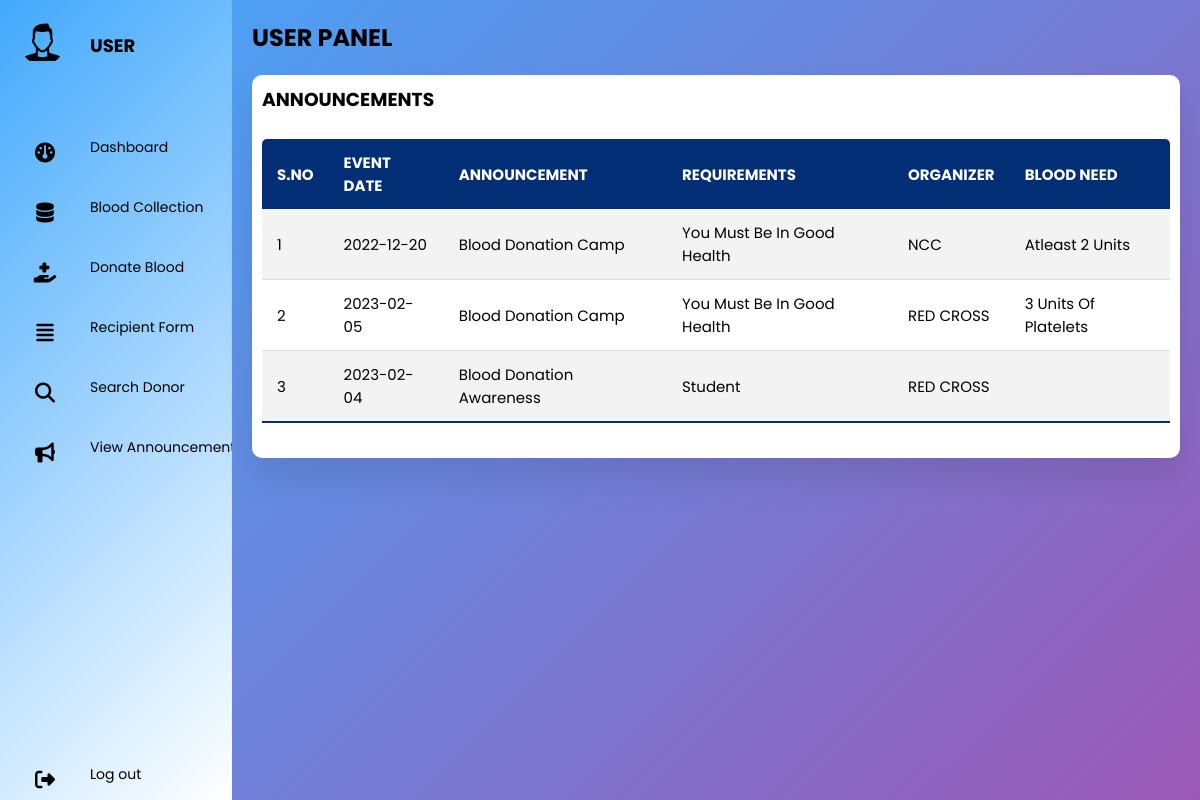
Screenshot of /user/viewannoun.php with the database file from the repository.
### tables this page shows
CREATE TABLE ANNOUNCEMENT(
  ANNOUNCE_ID INT NOT NULL,
  EVENT_DATE DATE NOT NULL,
  ANNOUNCEMENT VARCHAR(50) NOT NULL,
  REQUIREMENTS VARCHAR(75) NOT NULL,
  ORGANIZER VARCHAR(20),
  BLOOD_NEED VARCHAR(20),
  PRIMARY KEY(ANNOUNCE_ID)
);

### user/viewannoun.php (the view, shortened to what this page needs)
<?php
require_once('dbcon.php');
$query="SELECT * FROM ANNOUNCEMENT";
$result=mysqli_query($con,$query);
?>
<!DOCTYPE html>
<html lang="en">
<head>
  <link rel="stylesheet" href="usrdash.css" />
  <link rel="stylesheet" href="https://cdnjs.cloudflare.com/ajax/libs/font-awesome/5.15.4/css/all.min.css"/>
</head>
<body>
  <div class="container">
    <nav>
    <ul>
        <li><a href="#" class="logo">
          <img src="icons8-user-64.png">
          <span class="nav-item">User</span>
        </a></li>
        <li><a href="userdashboard.php">
          <i class="fas fa-solid fa-gauge"></i>
          <span class="nav-item">Dashboard</span>
        </a></li>
        <li><a href="availblood.php">
          <i class="fas fa-database"></i>
          <span class="nav-item">Blood Collection</span>
        </a></li>
        <li><a href="donateblood.php">
            <i class="fas fa-solid fa-hand-holding-medical"></i>
          <span class="nav-item">Donate Blood</span>
        </a></li>
        <li><a href="donsearchbyrecp.php">
        <i class="fas fa-regular fa-align-justify"></i>
          <span class="nav-item">Recipient Form</span></a></li>
            <li><a href="search.php">
            <i class="fas fa-regular fa-magnifying-glass"></i>
            <span class="nav-item">Search Donor</span>
        </a></li>
        <li><a href="#">
          <i class="fas fa-sharp fa-solid fa-bullhorn"></i>
          <span class="nav-item">View Announcements</span>
        </a></li>
        <li><a href="logout.php" class="logout">
          <i class="fas fa-sign-out-alt"></i>
          <span class="nav-item">Log out</span>
        </a></li>
      </ul>
    </nav>
    <section class="main">
        <div class="main-top">
          <h1>USER PANEL</h1>
        </div>
        <section class="attendance">
          <div class="attendance-list">
            <h1>ANNOUNCEMENTS</h1>
            <table class="table">
              <thead>
                <tr>
                  <th>S.NO</th>
                  <th>EVENT DATE</th>
                  <th>ANNOUNCEMENT</th>
                  <th>REQUIREMENTS</th>
                  <th>ORGANIZER</th>
                  <th>BLOOD NEED</th>
                </tr>
              </thead>
                <tbody>
                <?php
                  while($row=mysqli_fetch_assoc($result))
                  {
                  ?>
                <tr>
                  <td><?php echo $row['ANNOUNCE_ID'];?></td>
                  <td><?php echo $row['EVENT_DATE'];?></td>
                  <td><?php echo $row['ANNOUNCEMENT'];?></td>
                  <td><?php echo $row['REQUIREMENTS'];?></td>
                  <td><?php echo $row['ORGANIZER'];?></td>
                  <td><?php echo $row['BLOOD_NEED'];?></td>
                </tr>
                <?php
                  }
                  ?>
                </tbody>
            </table>
          </div>
        </section>
      </section>
    </div>
  </body>
  </html>

### user/usrdash.css (style rules this page uses)
* { margin: 0; padding: 0; outline: none; border: none; text-decoration: none; box-sizing: border-box; font-family: "Poppins", sans-serif; }
body { background: linear-gradient(135deg, rgb(67, 169, 252), #9b59b6); }
nav { position: sticky; top: 0; bottom: 0; height: 100vh; left: 0; width: 100px; background: linear-gradient(135deg, rgb(67, 169, 252), white); overflow: hidden; transition: 1s; }
.logo { text-align: center; display: flex; margin: 10px 0 0 10px; padding-bottom: 3rem; }
.logo img { width: 45px; height: 45px; border-radius: 50%; }
.logo span { font-weight: bold; padding-left: 15px; font-size: 18px; text-transform: uppercase; }
a { position: relative; width: 280px; font-size: 14px; color: rgb(0, 0, 0); display: table; padding: 10px; }
nav .fas { position: relative; width: 70px; height: 40px; top: 20px; font-size: 20px; text-align: center; }
.nav-item { position: relative; top: 12px; margin-left: 10px; }
.logout { position: absolute; bottom: 0; }
.container { display: flex; }
.main { position: relative; padding: 20px; width: 100%; }
.main-top { display: flex; width: 100%; }
.attendance { margin-top: 20px; text-transform: capitalize; }
.attendance-list { width: 100%; padding: 10px; margin-top: 10px; background: #fff; border-radius: 10px; box-shadow: 0 20px 35px rgba(0, 0, 0, 0.1); }
.table { border-collapse: collapse; margin: 25px 0; font-size: 15px; min-width: 100%; overflow: hidden; border-radius: 5px 5px 0 0; }
table thead tr { color: #fff; background: #022e75; text-align: left; font-weight: bold; }
.table th, .table td { padding: 12px 15px; }
.table tbody tr { border-bottom: 1px solid #ddd; }
.table tbody tr:nth-of-type(odd) { background: #f3f3f3; }
.table tbody tr:last-of-type { border-bottom: 2px solid #022e75; }

### rows the page displays
announcement: ANNOUNCE_ID "1", EVENT_DATE "2022-12-20", ANNOUNCEMENT "Blood Donation Camp", REQUIREMENTS "You Must Be In Good Health", ORGANIZER "NCC", BLOOD_NEED "Atleast 2 Units"
announcement: ANNOUNCE_ID "2", EVENT_DATE "2023-02-05", ANNOUNCEMENT "Blood Donation Camp", REQUIREMENTS "You Must Be In Good Health", ORGANIZER "RED CROSS", BLOOD_NEED "3 Units Of Platelets"
announcement: ANNOUNCE_ID "3", EVENT_DATE "2023-02-04", ANNOUNCEMENT "Blood Donation Awareness", REQUIREMENTS "Student", ORGANIZER "RED CROSS"
